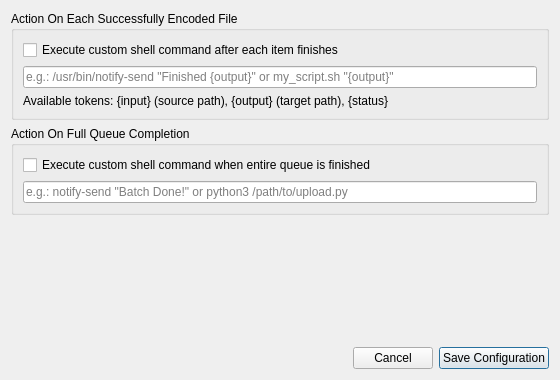
<?xml version="1.0" encoding="UTF-8"?>
<ui version="4.0">
 <class>PostProcessDialog</class>
 <widget class="QDialog" name="PostProcessDialog">
  <property name="geometry">
   <rect>
    <x>0</x>
    <y>0</y>
    <width>560</width>
    <height>380</height>
   </rect>
  </property>
  <property name="windowTitle">
   <string>Post-Processing Hooks &amp; External Commands</string>
  </property>
  <layout class="QVBoxLayout" name="mainPostLayout">
   <item>
    <widget class="QGroupBox" name="grpPerFile">
     <property name="title">
      <string>Action On Each Successfully Encoded File</string>
     </property>
     <layout class="QVBoxLayout" name="perFileLayout">
      <item>
       <widget class="QCheckBox" name="chkRunPerFile">
        <property name="text">
         <string>Execute custom shell command after each item finishes</string>
        </property>
       </widget>
      </item>
      <item>
       <widget class="QLineEdit" name="txtPerFileCmd">
        <property name="placeholderText">
         <string>e.g.: /usr/bin/notify-send "Finished {output}" or my_script.sh "{output}"</string>
        </property>
       </widget>
      </item>
      <item>
       <widget class="QLabel" name="lblTokensPerFile">
        <property name="text">
         <string>Available tokens: {input} (source path), {output} (target path), {status}</string>
        </property>
       </widget>
      </item>
     </layout>
    </widget>
   </item>
   <item>
    <widget class="QGroupBox" name="grpOnComplete">
     <property name="title">
      <string>Action On Full Queue Completion</string>
     </property>
     <layout class="QVBoxLayout" name="onCompleteLayout">
      <item>
       <widget class="QCheckBox" name="chkRunOnComplete">
        <property name="text">
         <string>Execute custom shell command when entire queue is finished</string>
        </property>
       </widget>
      </item>
      <item>
       <widget class="QLineEdit" name="txtOnCompleteCmd">
        <property name="placeholderText">
         <string>e.g.: notify-send "Batch Done!" or python3 /path/to/upload.py</string>
        </property>
       </widget>
      </item>
     </layout>
    </widget>
   </item>
   <item>
    <spacer name="vSpacerPost">
     <property name="orientation">
      <enum>Qt::Vertical</enum>
     </property>
     <property name="sizeHint" stdset="0">
      <size>
       <width>20</width>
       <height>10</height>
      </size>
     </property>
    </spacer>
   </item>
   <item>
    <layout class="QHBoxLayout" name="buttonsLayout">
     <item>
      <spacer name="hSpacerPost">
       <property name="orientation">
        <enum>Qt::Horizontal</enum>
       </property>
       <property name="sizeHint" stdset="0">
        <size>
         <width>40</width>
         <height>20</height>
        </size>
       </property>
      </spacer>
     </item>
     <item>
      <widget class="QPushButton" name="btnCancel">
       <property name="text">
        <string>Cancel</string>
       </property>
      </widget>
     </item>
     <item>
      <widget class="QPushButton" name="btnSaveHooks">
       <property name="text">
        <string>Save Configuration</string>
       </property>
       <property name="default">
        <bool>true</bool>
       </property>
      </widget>
     </item>
    </layout>
   </item>
  </layout>
 </widget>
 <resources/>
 <connections/>
</ui>
